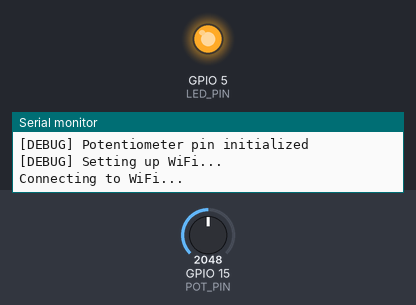
This sketch was run on a simulated ESP32. On the bench: output pins drawn as LEDs (lit = HIGH), the last lines printed to the serial monitor. Inputs (shaded band) come from the test bench; at power-on: GPIO 15 (POT_PIN) = 2048. WiFi joins after 1.5 s; servers stay silent unless stated; no MQTT or app messages arrive unless stated.

Above: at 1.1 s.
At 3.8 s:
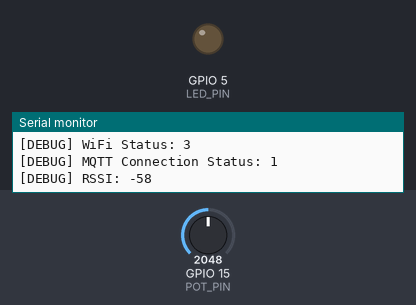
3.9 s: GPIO 15 (POT_PIN) set to 2001
Timing chart, 0 to 6.9 s (numbered marks = the images above; inputs shaded):
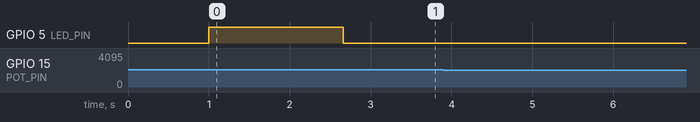

The sketch:

potentiometer.ino
```cpp
#include <Arduino.h>
#include "pin_definitions.h"
#include "wifi_setup.h"
#include "mqtt_handler.h"

// Rotary Encoder Pins
#define ENCODER_PIN_A 2  // D2
#define ENCODER_PIN_B 16 // D16

// Potentiometer Pin
#define POT_PIN 15 // D15

// LED Pin for ESP32 WROOM 32 (using GPIO 5 instead of 2 to avoid conflict with encoder)
#define LED_PIN 5

// Variables for rotary encoder
volatile int encoderCount = 0;
volatile int lastEncoded = 0;
volatile long encoderValue = 0;

// Variables for potentiometer
int potValue = 0;
int lastPotValue = 0;

// Variables for debouncing
unsigned long lastDebounceTime = 0;
unsigned long debounceDelay = 5; // milliseconds

// Debug mode - set to true to enable detailed serial output
#define DEBUG_MODE true

// Variables for potentiometer
unsigned long lastDebugTime = 0;
const unsigned long DEBUG_INTERVAL = 1000; // Debug output every 1 second

void debugPrint(const char* message) {
  if (DEBUG_MODE) {
    Serial.print("[DEBUG] ");
    Serial.println(message);
  }
}

void debugPrintValue(const char* label, int value) {
  if (DEBUG_MODE) {
    Serial.print("[DEBUG] ");
    Serial.print(label);
    Serial.print(": ");
    Serial.println(value);
  }
}

void updateEncoder() {
  // Read the current state of the encoder pins
  int MSB = digitalRead(ENCODER_PIN_A);
  int LSB = digitalRead(ENCODER_PIN_B);

  // Combine the two bits to form a binary number
  int encoded = (MSB << 1) | LSB;

  // Calculate the difference between the current and last state
  int sum = (lastEncoded << 2) | encoded;

  // Handle the state change
  if (sum == 0b1101 || sum == 0b0100 || sum == 0b0010 || sum == 0b1011) {
    encoderValue++;
  }
  if (sum == 0b1110 || sum == 0b0111 || sum == 0b0001 || sum == 0b1000) {
    encoderValue--;
  }

  // Update the last encoded value
  lastEncoded = encoded;
}

void setup() {
  // Initialize Serial communication
  Serial.begin(9600);
  delay(1000);

  debugPrint("Starting setup...");

  // Initialize LED pin
  pinMode(LED_PIN, OUTPUT);
  digitalWrite(LED_PIN, HIGH); // Turn on LED to indicate startup
  debugPrint("LED pin initialized");

  // Set up potentiometer pin
  pinMode(POT_PIN, INPUT);
  debugPrint("Potentiometer pin initialized");

  // Setup WiFi
  debugPrint("Setting up WiFi...");
  setupWiFi();
  debugPrint("WiFi setup complete");

  // Setup MQTT
  debugPrint("Setting up MQTT...");
  setupMQTT();
  debugPrint("MQTT setup complete");

  digitalWrite(LED_PIN, LOW); // Turn off LED after setup
  debugPrint("Setup complete");
}

void loop() {
  // Read potentiometer value
  potValue = analogRead(POT_PIN);

  // Print and publish potentiometer value when it changes significantly
  if (abs(potValue - lastPotValue) > 10) { // Only process if change is more than 10
    lastPotValue = potValue;

    // Print to Serial for debugging
    debugPrintValue("Potentiometer Value", potValue);

    // Publish to MQTT
    debugPrint("Publishing to MQTT...");
    publishPotentiometerValue(potValue);
    debugPrint("MQTT publish complete");
  }

  // Periodic debug output
  if (DEBUG_MODE && millis() - lastDebugTime >= DEBUG_INTERVAL) {
    lastDebugTime = millis();
    debugPrintValue("Current Potentiometer Reading", potValue);
    debugPrintValue("WiFi Status", WiFi.status());
    debugPrintValue("MQTT Connection Status", client.connected() ? 1 : 0);
    debugPrintValue("RSSI", WiFi.RSSI());
  }

  // Small delay to prevent overwhelming the output
  delay(10);
} 
```

mqtt_handler.h
```cpp
#ifndef MQTT_HANDLER_H
#define MQTT_HANDLER_H

#include <PubSubClient.h>
#include <WiFi.h>

// MQTT Broker settings
const char* mqtt_server = "192.168.1.100";
const int mqtt_port = 1883;
const char* mqtt_topic = "/cca/potentiometer/blue";

WiFiClient espClient;
PubSubClient client(espClient);

void callback(char* topic, byte* payload, unsigned int length) {
  // Handle incoming MQTT messages if needed
}

void setupMQTT() {
  client.setServer(mqtt_server, mqtt_port);
  client.setCallback(callback);
}

void reconnectMQTT() {
  while (!client.connected()) {
    Serial.print("Attempting MQTT connection...");
    if (client.connect("ESP32Potentiometer")) {
      Serial.println("connected");
    } else {
      Serial.print("failed, rc=");
      Serial.print(client.state());
      Serial.println(" try again in 5 seconds");
      delay(5000);
    }
  }
}

void publishPotentiometerValue(int value) {
  if (!client.connected()) {
    reconnectMQTT();
  }
  client.loop();

  char msg[10];
  snprintf(msg, 10, "%d", value);
  client.publish(mqtt_topic, msg);
}

#endif 
```

pin_definitions.h
```cpp
#ifndef PIN_DEFINITIONS_H
#define PIN_DEFINITIONS_H

// Potentiometer Pin
#define POT_PIN 15 // D15

// LED Pin for ESP32 WROOM 32
#define LED_PIN 5

// Board detection and pin definitions
#ifdef ESP32
  // ESP32-WROOM-32 pin configuration
  const int buttonPin = 32;  // IO32 for button
  const int neoPixelPin = 16; // IO16 for NeoPixel
#else
  // ESP8266 pin configuration
  const int buttonPin = 13;  // GPIO15 for button
  const int ledPin = 12;     // GPIO13 for LED
  const int neoPixelPin = 15 ; // GPIO12 for NeoPixel
#endif

const int numPixels = 1;    // Number of NeoPixels
const int brightness = 20;  // Low brightness

#endif // PIN_DEFINITIONS_H 
```

wifi_setup.h
```cpp
#ifndef WIFI_SETUP_H
#define WIFI_SETUP_H

#include <WiFi.h>

// WiFi credentials
const char* ssid = "YOUR_SSID";
const char* password = "YOUR_PASSWORD";

void setupWiFi() {
  Serial.println("Connecting to WiFi...");
  WiFi.begin(ssid, password);

  while (WiFi.status() != WL_CONNECTED) {
    delay(500);
    Serial.print(".");
  }

  Serial.println("");
  Serial.println("WiFi connected");
  Serial.println("IP address: ");
  Serial.println(WiFi.localIP());
}

#endif 
```
